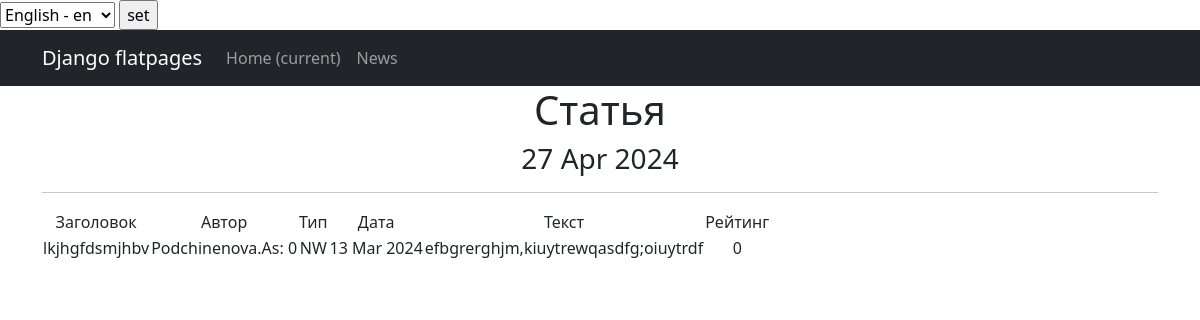
/news/19, run on the app's committed database.
### news/models.py (models this page shows, shortened)
class Post(models.Model):
    NEWS = 'NW'
    ARTICLE = "AR"
    POSITIONS = [
        (NEWS, 'Новость'),
        (ARTICLE, 'Статья')
    ]
    author = models.ForeignKey(Author, on_delete=models.CASCADE)
    type = models.CharField(max_length=20, choices=POSITIONS, default=NEWS)
    time_in = models.DateTimeField(auto_now_add=True)
    category = models.ManyToManyField(Category, through='PostCategory')
    title = models.CharField(
        max_length=255,
        unique=True,
    )
    text = models.TextField()
    rating = models.IntegerField(default=0)
    def __str__(self):
        return self.title

class Author(models.Model):
    user = models.OneToOneField(User, on_delete=models.CASCADE)
    rating = models.IntegerField(default=0)
    def __str__(self):
        return f'{self.user.username.title()}: {self.rating}'

### news/views.py (the view)
# urls.py: path('<int:pk>', PostDetail.as_view(),name='post'),
class PostDetail(DetailView):
    queryset = Post.objects.order_by('-time_in')
    template_name = 'post.html'
    context_object_name = 'posts'
    def get_context_data(self, **kwargs):
        context = super().get_context_data(**kwargs)
        context['time_now'] = datetime.utcnow()
        return context

### news/templatetags/custom_filters.py (called while the page is built)
@register.filter()
def censor(value):
    new_text = value.replace('редиска', 'р******')
    new_text = new_text.replace('скуф', 'ск**')
    return new_text

### templates/post.html (shortened to what this page needs)
{% extends 'flatpages/default.html' %}
{% load custom_filters %}
{% load custom_tags %}
{% block content %}
    <h1>Статья</h1>
    <h3>{{ time_now|date:'d M Y' }}</h3>
    <hr>
   {% if posts %}
       <table>
           <tr>
               <td>Заголовок</td>
               <td>Автор</td>
               <td>Тип</td>
               <td>Дата</td>
               <td>Текст</td>
               <td>Рейтинг</td>
           </tr>
           <tr>
               <td>{{ posts.title|censor }}</td>
               <td>{{ posts.author}}</td>
               <td>{{ posts.type}}</td>
               <td>{{ posts.time_in|date:'d M Y' }}</td>
               <td>{{ posts.text|censor}}</td>
               <td>{{ posts.rating}}</td>
           </tr>
       </table>
   {% endif %}
{% endblock content %}

### data on the page
Post: title|censor "lkjhgfdsmjhbv", author "Podchinenova.As: 0", type "NW", time_in "13 Mar 2024", text|censor "efbgrerghjm,kiuytrewqasdfg;oiuytrdf", rating "0"

### other printed values
{{ time_now|date:'d M Y' }} "27 Apr 2024"
form field language "English - en"
